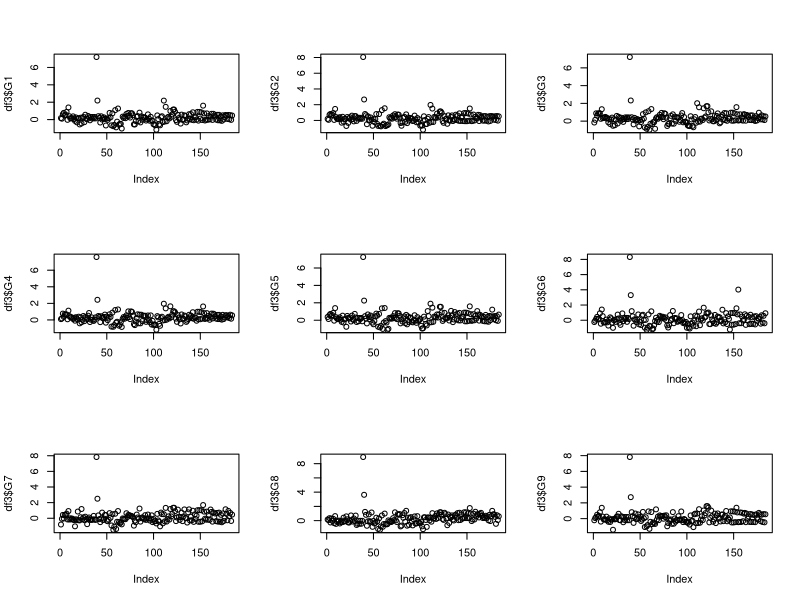
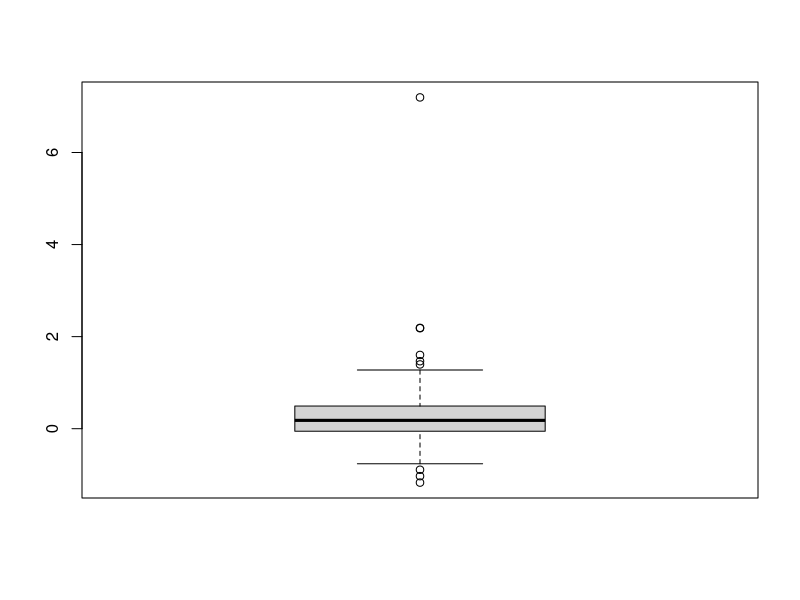
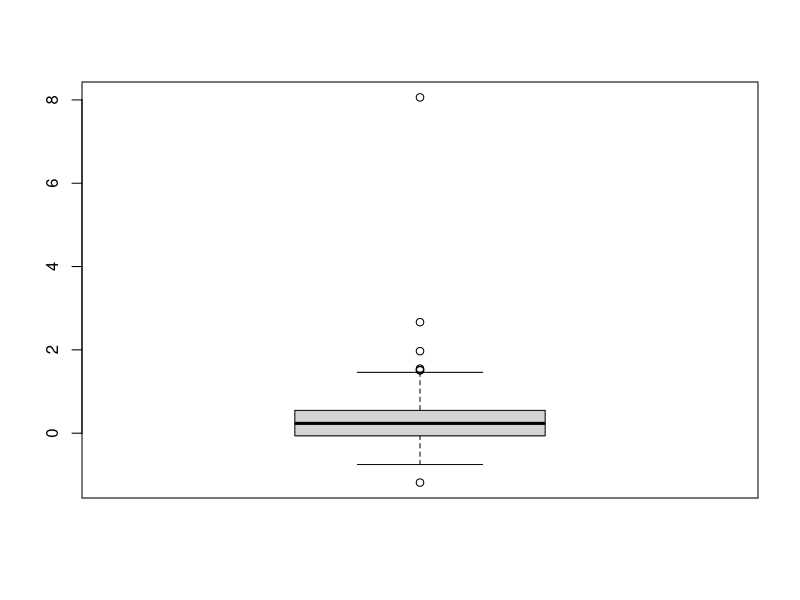
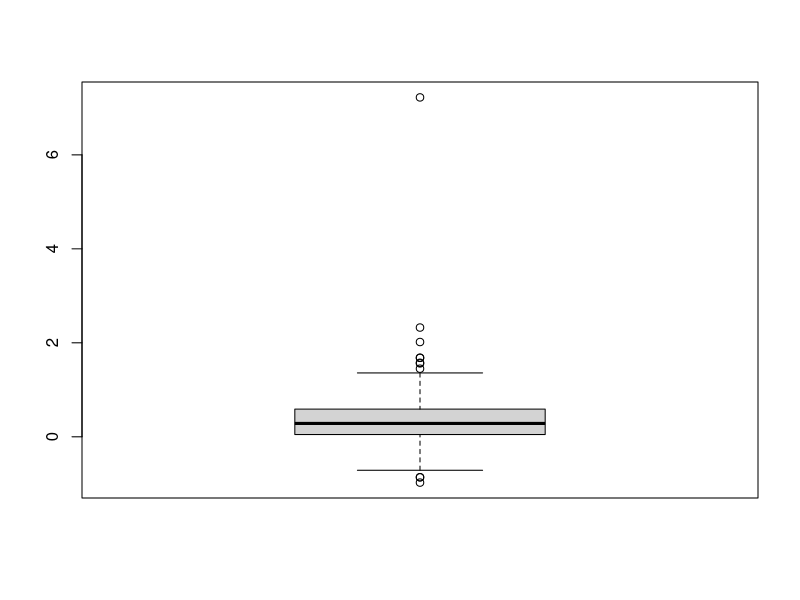
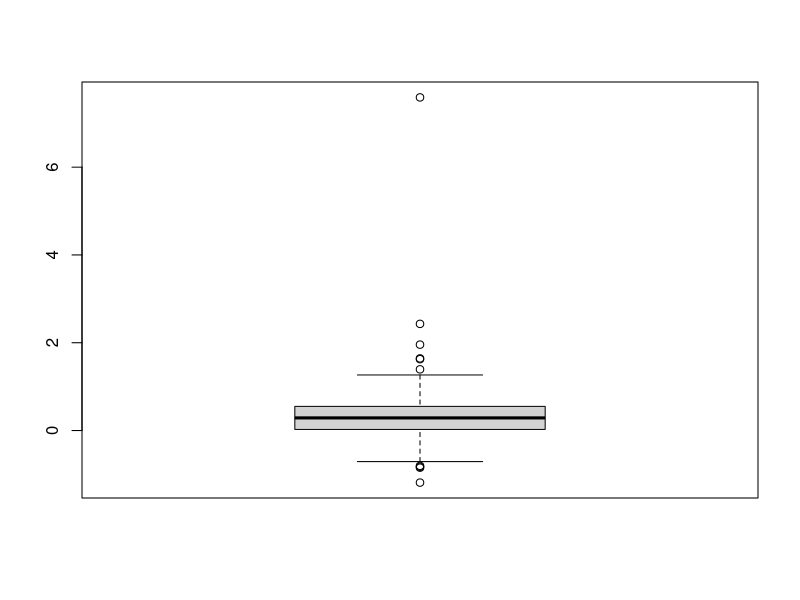
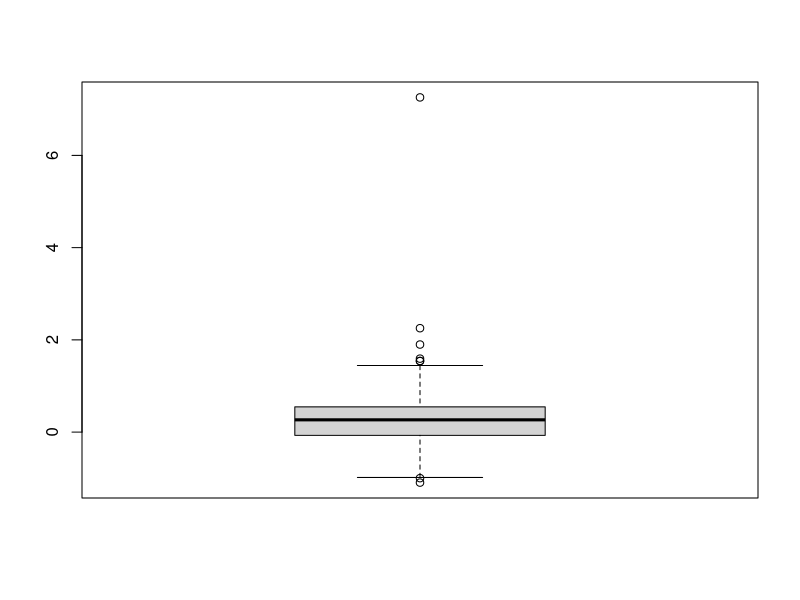
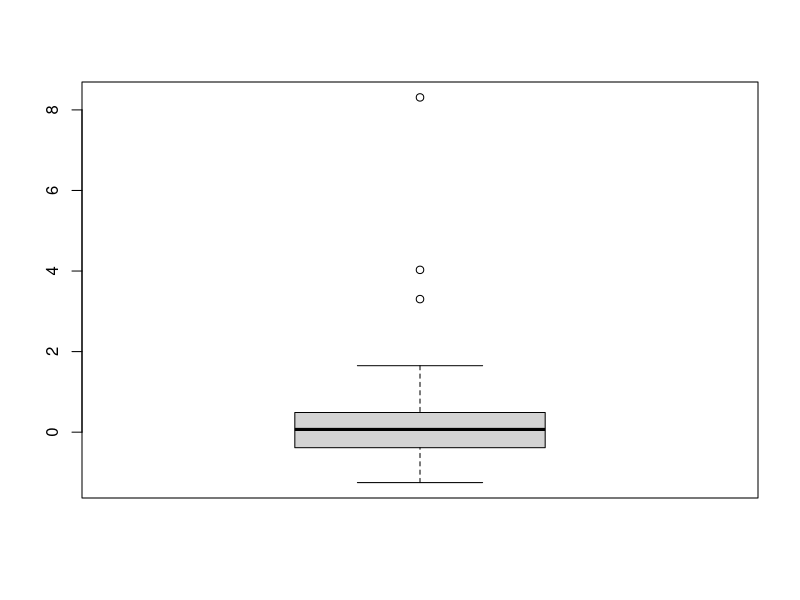
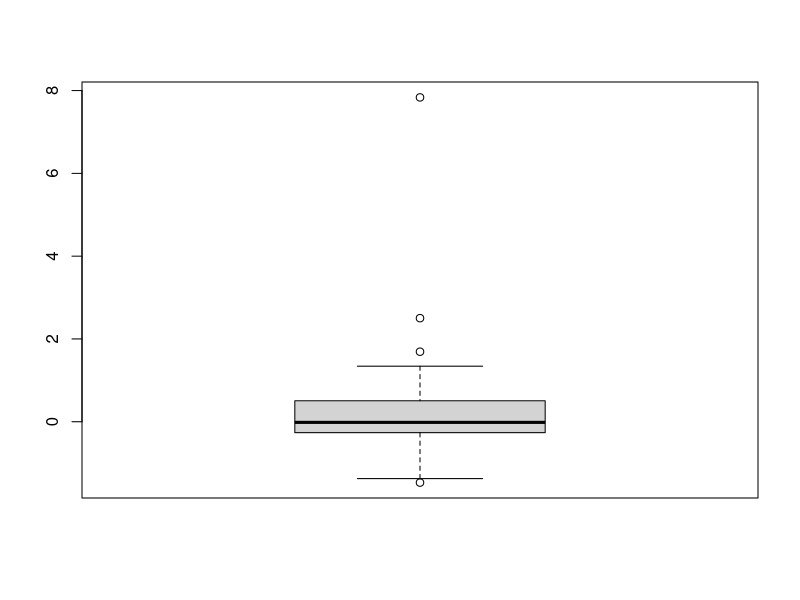

The R source for these figures, in order:
# Limpiamos el dat frame

rm(list=ls())

# Cargamos los datos

df3 <- read.csv("Ejemplo_3.csv",header = TRUE,sep = ",")

# Lo primero, como siempre, es conocer un poco los datos.

show(df3)
summary(df3)

# A continuacion se debe hacer un grafico de las variables
# Se le puede indicar a R el numero de graficos que se desea visualiar simultaneamente y la psocion de cada uno.
# En este caso hacemos 3x3

par(mfrow=c(3,3))
plot(df3$G1)
plot(df3$G2)
plot(df3$G3)
plot(df3$G4)
plot(df3$G5)
plot(df3$G6)
plot(df3$G7)
plot(df3$G8)
plot(df3$G9)

# El siguiente paso es analizar si existen outliers.
# La forma mas sencilla de verlo es un grafico.
# Podemos hacerlo 1 a 1
par(mfrow=c(1,1))
boxplot(df3$G1)
boxplot(df3$G2)
boxplot(df3$G3)
boxplot(df3$G4)
boxplot(df3$G5)
boxplot(df3$G6)
boxplot(df3$G7)
boxplot(df3$G8)
boxplot(df3$G9)

#Poner todos por separado pero visualizarlos a la vez

par(mfrow=c(3,3))
boxplot(df3$G1)
boxplot(df3$G2)
boxplot(df3$G3)
boxplot(df3$G4)
boxplot(df3$G5)
boxplot(df3$G6)
boxplot(df3$G7)
boxplot(df3$G8)
boxplot(df3$G9)

# Aunque en este caso no se vea excesivamente bien.

# Otra opcio es mostrarlos todos en un grafico.
par(mfrow=c(1,1))
boxplot(df3)

# Utilizando el boxplot podemos extraer los outliers de cada una de las variables
out1=boxplot(df3$G1)
out2=boxplot(df3$G2)
out3=boxplot(df3$G3)
out4=boxplot(df3$G4)
out5=boxplot(df3$G5)
out6=boxplot(df3$G6)
out7=boxplot(df3$G7)
out8=boxplot(df3$G8)
out9=boxplot(df3$G9)


# Los convertimos en data frame

out1=as.data.frame(out1$out)
out2=as.data.frame(out2$out)
out3=as.data.frame(out3$out)
out4=as.data.frame(out4$out)
out5=as.data.frame(out5$out)
out6=as.data.frame(out6$out)
out7=as.data.frame(out7$out)
out8=as.data.frame(out8$out)
out9=as.data.frame(out9$out)

quantile(df3$G1)
# Otra opcion es crear una formula que nos muestre en que observaciones estan los outliers.
FindOutliers <- function(data) {
  lowerq = quantile(data)[2]
  upperq = quantile(data)[4]
  iqr = upperq - lowerq 
  extreme.threshold.upper = (iqr * 3) + upperq
  extreme.threshold.lower = lowerq - (iqr * 3)
  result <- which(data > extreme.threshold.upper | data < extreme.threshold.lower)
}

print(FindOutliers(df3$G1))
# Aplicamos la funcion a todas las columnas del dataset.
outliers <- apply(df3,2,FindOutliers)
outliers


# Modificando la funcion anterior podemos extraer los valores de los outliers.
FindOutliers2 <- function(data) {
  lowerq = quantile(data)[2]
  upperq = quantile(data)[4]
  iqr = upperq - lowerq 
  extreme.threshold.upper = (iqr * 3) + upperq
  extreme.threshold.lower = lowerq - (iqr * 3)
  result <- data[data > extreme.threshold.upper | data < extreme.threshold.lower]
}


outliers2 <- apply(df3,2,FindOutliers2)
outliers2


# Otra forma de visualizarlos

select_outliers <- function(x, na.rm = TRUE, ...) 
{
  qnt <- quantile(x, probs=c(.25, .75), na.rm = na.rm, ...)
  H <- 1.5 * IQR(x, na.rm = na.rm)
  y <- x
  outliers=x[x < (qnt[1] - H) | x > (qnt[2] + H) ]
  outliers
}

outliers3 <- apply(df3,2,select_outliers)
outliers3

# Una vez que los hemos identificado podemos trabajar con ellos.
# Creamos una formula para transformarlos en valores perdidos (NAs)

df3 <- read.csv("Ejemplo_3.csv",header = TRUE,sep = ",")

remove_outliers <- function(x, na.rm = TRUE, ...) 
{
  qnt <- quantile(x, probs=c(.25, .75), na.rm = na.rm, ...)
  H <- 1.5 * IQR(x, na.rm = na.rm)
  y <- x
  y[x < (qnt[1] - H)] <- NA
  y[x > (qnt[2] + H)] <- NA
  y
}

# http://stackoverflow.com/questions/4787332/how-to-remove-outliers-from-a-dataset

# Una vez eliminado los outliers podemos graficar y ver las diferencias
df3sinout=as.data.frame(apply(df3,2,remove_outliers))



# Tambien podemos aplicar la formula creada a una sola variable.
g1 <- remove_outliers(df3$G1)
par(mfrow=c(1,2))

# Y realizar un grafico para ver las diferencias.
hist(df3$G1, main = "Con valores extremos", col = "red")
hist(g1, main = "Sin valores extremos", col = "blue")

# Una vez eliminados los outliers sustituimos la variable

df3$G1<- g1

# Tambien los podemos eliminar todos a la vez.
df3<-df3[complete.cases(df3),]
df3=as.data.frame(df3)



# Otra opcion es marcarlos como outliers y trabajar con ellos.

df3 <- read.csv("Ejemplo_3.csv",header = TRUE,sep = ",")

df3$outlier=FALSE
for (i in 1:ncol(df3)){
  columna = df3[,i]
  if (is.numeric(columna)){
    quartil0.25 = quantile(columna,.1)
    quartil0.75 = quantile(columna,.9)
    df3$outlier = (df3$outlier | columna<(quartil0.25*3) | columna>( quartil0.75*5))
  }
}

table(df3$outlier)


# Tambien se puede utilizar otra formula basada en la media y en la desviacion tipica

df3 <- read.csv("Ejemplo_3.csv",header = TRUE,sep = ",")
df3$outlier=FALSE
for (i in 1:ncol(df3)){
  columna = df3[,i]
  if (is.numeric(columna)){
    media = mean(columna)
    desviacion = sd(columna)
    df3$outlier = (df3$outlier | columna>(media+2*desviacion) | columna<(media-2*desviacion))
  }
}

table(df3$outlier)

# 2, 2, 3, 6, 9, 10, 10 Media y mediana = 6
# 4, 4, 5, 6, 6, 6, 10 Media y mediana = 6
# La ultima forma es hacerlo variable a variable.
# Este es un analisis mas preciso pero requiere mayor trabajo.

a1 <- boxplot(df3$G1)
d1=as.data.frame(a1$out)
df3$outlierG1alto=0
df3$outlierG1bajo=0
df3$outlierG1bajo[df3$G1<=(-0.892)]=1
df3$outlierG1alto[df3$G1>1.395]=1

# Ejemplo multicolinealidad
df3$g10 = 2*df3$G1 + 3*df3$G4
df3$g10[27] = 4
summary(lm(G2 ~ ., data = df3))
